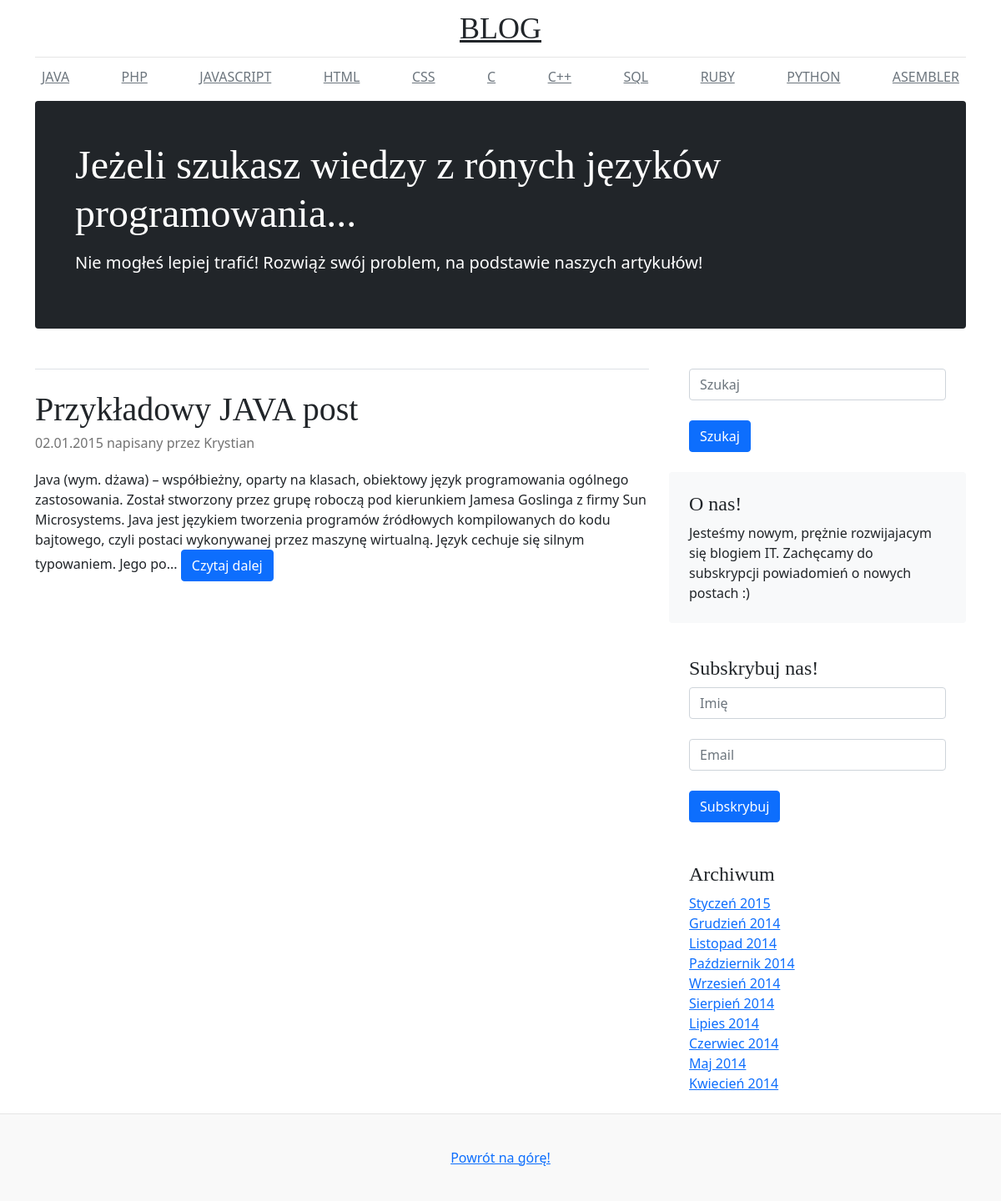
Screenshot of /index.php?category=1 with the database file from the repository.
### tables this page shows
CREATE TABLE `categories` (
  `id` int(11) NOT NULL,
  `text` varchar(100) NOT NULL
);

CREATE TABLE `posts` (
  `id` int(11) NOT NULL,
  `title` varchar(50) NOT NULL,
  `category` int(11) NOT NULL,
  `date` varchar(50) NOT NULL,
  `body` longtext NOT NULL,
  `author` varchar(50) NOT NULL,
  `keywords` varchar(100) NOT NULL
);

### index.php (the view)
<?php include("includes/header.php");
  if(isset($_GET['category'])) {
    $category = MySQLi_real_escape_string($db, $_GET['category']);
    $query = "SELECT * FROM posts WHERE category='$category'";
  } else { $query="SELECT * FROM posts"; }
  $posts = $db->query($query);
?>
  <div class="row">
    <div class="col-md-8">
      <?php if($posts->num_rows > 0){ while($row = $posts->fetch_assoc()) { ?>
      <h3 class="pb-4 mb-4 font-italic border-bottom"></h3>
      <article class="blog-post">
        <h2 class="blog-post-title"><?php echo $row['title'];?></h2>
        <p class="blog-post-meta"><?php echo $row['date'];?> napisany przez <?php echo $row['author'];?></a></p>
        <?php $body = $row['body']; echo substr($body, 0, 400) . "..."; ?>
        <a href="single.php?post=<?php echo $row['id']?>" class="btn btn-primary">Czytaj dalej</a>
      </article>
      <?php } } ?>
    </div>
    <?php include("includes/sidebar.php");?>
    <?php include("includes/footer.php");?>

### includes/header.php (shortened to what this page needs)
<?php
    include("includes/db.php");
    $query="SELECT * FROM categories";
    $categories = $db->query($query);
?>
<!doctype html>
  <html lang="en">
    <head>
      <link href="css/bootstrap.css" rel="stylesheet">
      <link href="css/blog.css" rel="stylesheet">
    </head>
    <body>
      <div class="container">
        <header class="blog-header py-3">
          <div class="row flex-nowrap justify-content-between align-items-center">
            <div class="col-0 text-center">
              <a class="blog-header-logo text-dark" href="index.php">BLOG</a>
            </div>
          </div>
        </header>
        <div class="nav-scroller py-1 mb-2">
          <nav class="nav d-flex justify-content-between">
            <?php if($categories->num_rows > 0) { while($row = $categories->fetch_assoc()) { ?>
            <a class="p-2 link-secondary" href="index.php?category=<?php echo $row['id']?>"><?php echo $row['text']?></a>
            <?php } } ?>
          </nav>
        </div>
      </div>
      <main class="container">
        <div class="p-4 p-md-5 mb-4 text-white rounded bg-dark">
          <div class=" px-0">
            <h1 class="display-4 font-italic">Jeżeli szukasz wiedzy z rónych języków programowania...</h1>
            <p class="lead my-3">Nie mogłeś lepiej trafić! Rozwiąż swój problem, na podstawie naszych artykułów!</p>
          </div>
        </div>

### css/blog.css (style rules this page uses)
.blog-header { line-height: 1; border-bottom: 1px solid #e5e5e5; }
.blog-header-logo { font-family: "Playfair Display", Georgia, "Times New Roman", serif; font-size: 2.25rem; }
h1, h2, h3, h4, h5, h6 { font-family: "Playfair Display", Georgia, "Times New Roman", serif; }
.display-4 { font-size: 2.5rem; }
@media (min-width: 768px) { .display-4 { font-size: 3rem; } }
.nav-scroller { position: relative; z-index: 2; height: 2.75rem; overflow-y: hidden; }
.nav-scroller .nav { display: flex; flex-wrap: nowrap; padding-bottom: 1rem; margin-top: -1px; overflow-x: auto; text-align: center; white-space: nowrap; -webkit-overflow-scrolling: touch; }
.blog-post { margin-bottom: 4rem; }
.blog-post-title { margin-bottom: .25rem; font-size: 2.5rem; }
.blog-post-meta { margin-bottom: 1.25rem; color: #727272; }

### rows the page displays
categories: text "JAVA"
categories: text "PHP"
categories: text "JAVASCRIPT"
categories: text "HTML"
categories: text "CSS"
categories: text "C"
categories: text "C++"
categories: text "SQL"
categories: text "RUBY"
categories: text "PYTHON"
categories: text "ASEMBLER"
posts: title "Przykładowy JAVA post", date "02.01.2015", author "Krystian", body "Java (wym. dżawa) – współbieżny, oparty na klasach, obiektowy język programowania ogólnego zastosowania. Został stworzony przez grupę roboczą pod kierunkiem Jamesa Goslinga z firmy Sun Microsystems. Java jest językiem tworzenia programów źródłowych kompilowanych do kodu bajtowego, czyli postaci wykonywanej przez maszynę wirtualną. Język cechuje się silnym typowaniem. Jego po"
